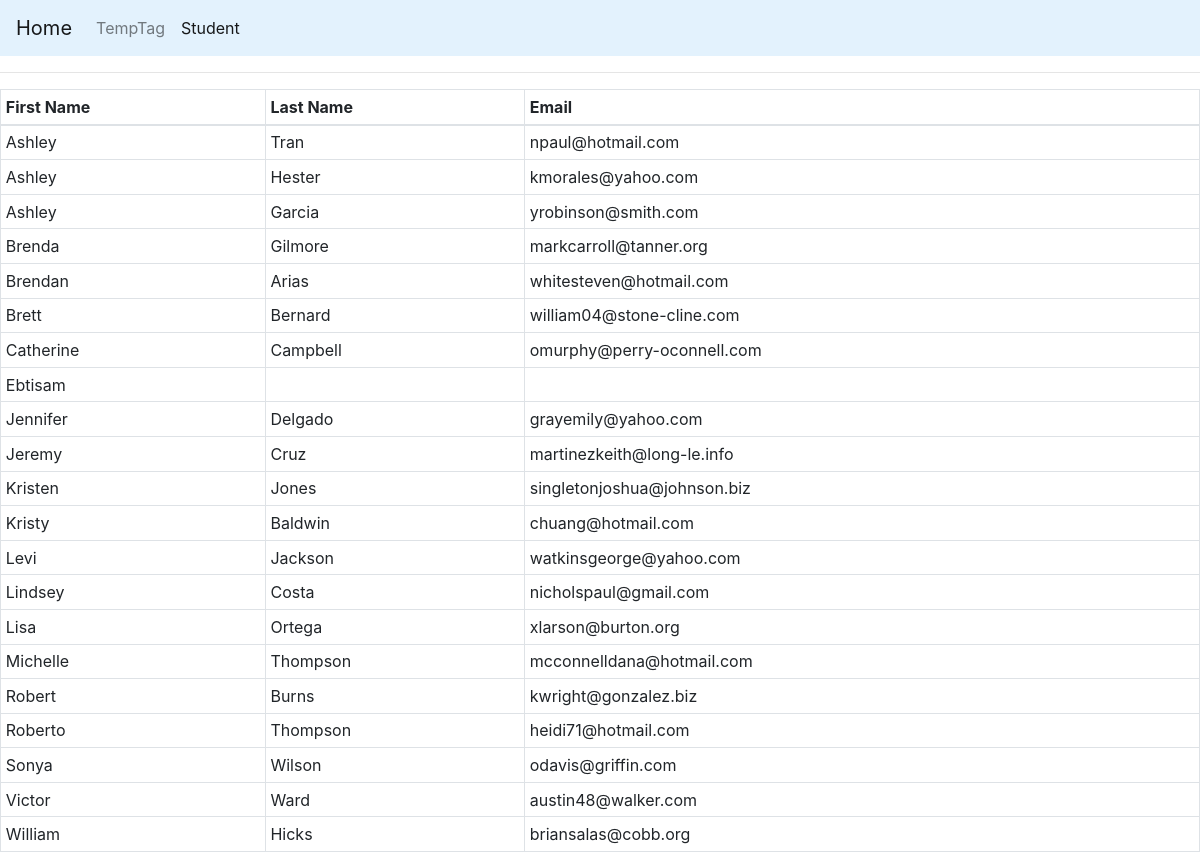
The page /model_app/student/ on the database its author committed.
### model_app/models.py (models this page shows)
class Students(models.Model):
    first_name = models.CharField(max_length=128)
    last_name = models.CharField(max_length=128)
    email = models.CharField(max_length=264, unique=True)

### model_app/views.py (the view)
# urls.py: path('student/', views.student, name='student')
def student(request):
    student_list = Students.objects.order_by('first_name')
    student_dict = {'students': student_list}
    return render(request, 'student.html', context= student_dict)

### Templates/student.html (shortened to what this page needs)
<!DOCTYPE html>
{% load static %}
<html>
<head>
    <link rel="stylesheet" href="{% static 'bootstrap/bootstrap.min.css' %}">
</head>
<body>
    <nav class="navbar navbar-expand-lg navbar-light" style="background-color: #e3f2fd;">
            <a class="navbar-brand" href="{% url 'home' %}"> Home </a>
        <ul class="navbar-nav mr-auto">
            <li class="nav-item">
                <a class="nav-link" href="{% url 'tempTag' %}"> TempTag </a>
            </li>
            <li class="nav-item active">
                <a class="nav-link" href="{% url 'student' %}">Student</a>
            </li>
        </ul>
    </nav>
    <hr>
    <div>
        {% if students %}
        <table class="table table-sm table-bordered">
            <th>First Name</th>
            <th>Last Name</th>
            <th>Email</th>
            <tbody>
                {% for s in students %}
                <tr>
                    <td>{{s.first_name}}</td>
                    <td>{{s.last_name}}</td>
                    <td>{{s.email}}</td>
                </tr>
                {% endfor %}
            </tbody>
        </table>
        {% endif %}
    </div>
</body>
</html>

### rows shown on the page
Students: first_name "Ashley", last_name "Tran", email "npaul@hotmail.com"
Students: first_name "Ashley", last_name "Hester", email "kmorales@yahoo.com"
Students: first_name "Ashley", last_name "Garcia", email "yrobinson@smith.com"
Students: first_name "Brenda", last_name "Gilmore", email "markcarroll@tanner.org"
Students: first_name "Brendan", last_name "Arias", email "whitesteven@hotmail.com"
Students: first_name "Brett", last_name "Bernard", email "william04@stone-cline.com"
Students: first_name "Catherine", last_name "Campbell", email "omurphy@perry-oconnell.com"
Students: first_name "Ebtisam"
Students: first_name "Jennifer", last_name "Delgado", email "grayemily@yahoo.com"
Students: first_name "Jeremy", last_name "Cruz", email "martinezkeith@long-le.info"
Students: first_name "Kristen", last_name "Jones", email "singletonjoshua@johnson.biz"
Students: first_name "Kristy", last_name "Baldwin", email "chuang@hotmail.com"
Students: first_name "Levi", last_name "Jackson", email "watkinsgeorge@yahoo.com"
Students: first_name "Lindsey", last_name "Costa", email "nicholspaul@gmail.com"
Students: first_name "Lisa", last_name "Ortega", email "xlarson@burton.org"
Students: first_name "Michelle", last_name "Thompson", email "mcconnelldana@hotmail.com"
Students: first_name "Robert", last_name "Burns", email "kwright@gonzalez.biz"
Students: first_name "Roberto", last_name "Thompson", email "heidi71@hotmail.com"
Students: first_name "Sonya", last_name "Wilson", email "odavis@griffin.com"
Students: first_name "Victor", last_name "Ward", email "austin48@walker.com"
Students: first_name "William", last_name "Hicks", email "briansalas@cobb.org"
